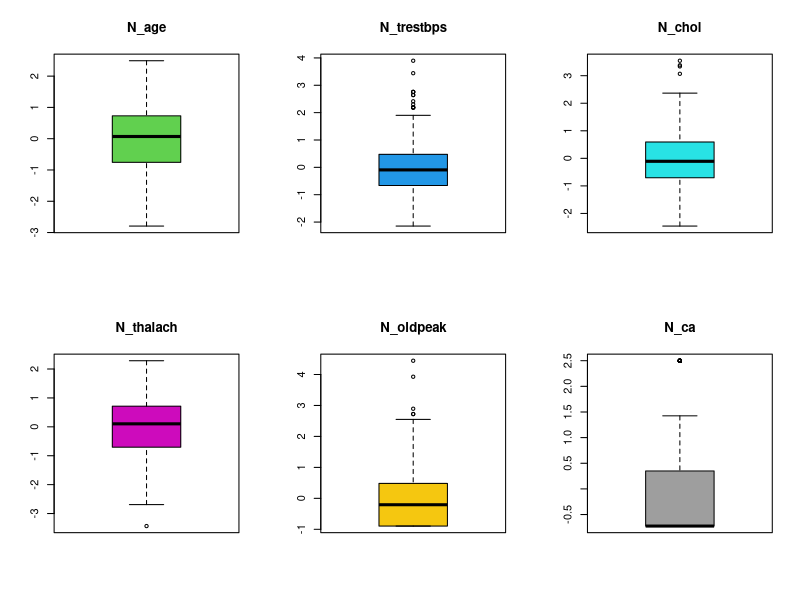
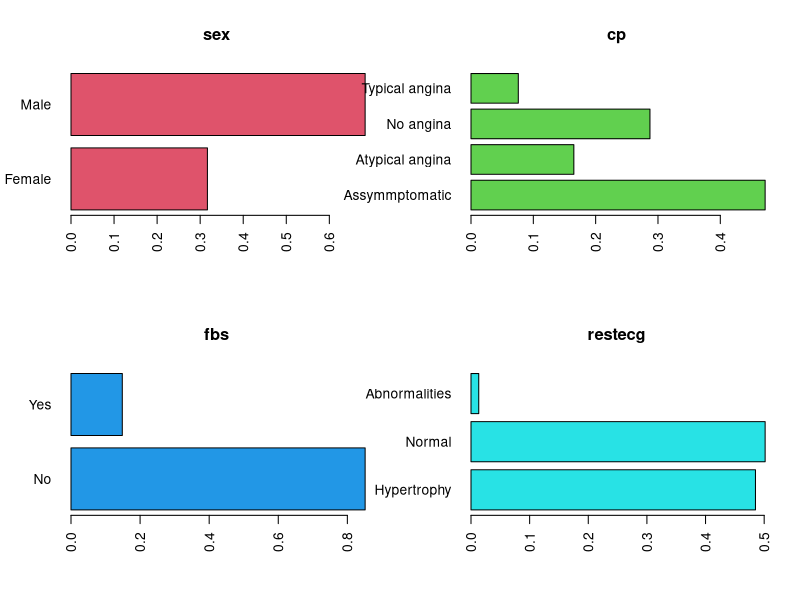
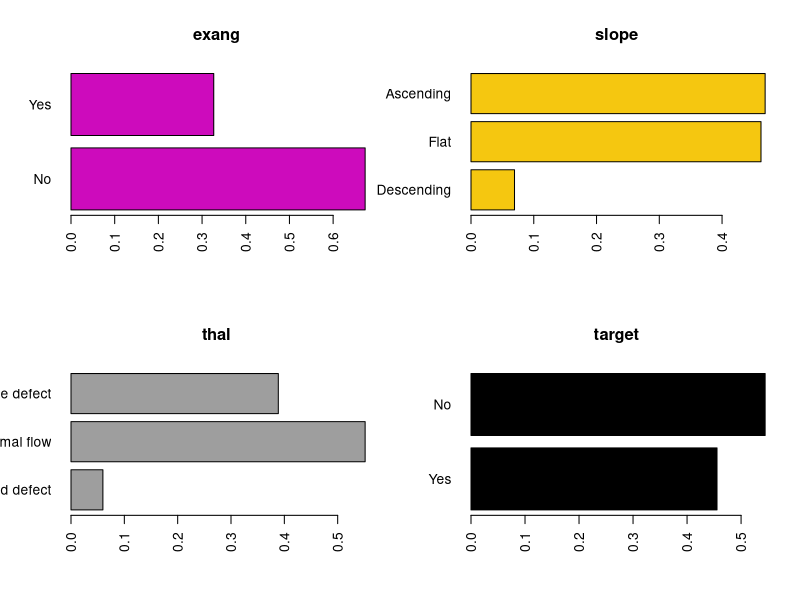

Write the R code that produced these figures, in order.
## ---- chunk 1
knitr::opts_chunk$set(echo = TRUE)
## ---- chunk 2
library(readr)
data <- read_delim("Data/heart_mod_2023-02-08(1).csv", delim = "p", escape_double = FALSE,locale = locale(decimal_mark = ",", grouping_mark = "."), trim_ws = TRUE)
## ---- chunk 3
data$sex <-  as.factor(data$sex)
levels(data$sex) <- c("Female", "Male")

data$cp <- as.factor(data$cp)
levels(data$cp) <- c("Assymmptomatic", "Atypical angina", "No angina", "Typical angina")

data$fbs <- as.factor(data$fbs)
levels(data$fbs) <- c("No", " Yes")

data$restecg <- as.factor(data$restecg)
levels(data$restecg) <- c("Hypertrophy", "Normal", "Abnormalities")

data$exang <- as.factor(data$exang)
levels(data$exang) <- c("No", "Yes")

data$slope <- as.factor(data$slope)
levels(data$slope) <- c("Descending", "Flat", "Ascending")

data$thal <- as.factor(data$thal)
levels(data$thal) <- c("Fixed defect","Normal flow", "Reversible defect")

data$target <- as.character(data$target)

data$target[data$target == "11"] <- 1
data$target[data$target == "O"] <- 0

data$target <- as.factor(data$target)
levels(data$target) <- c("Yes", "No")
## ---- chunk 4
data <- data[,-1]

type_class <- sapply(data, class)

data$oldpeak <- gsub(",", ".", data$oldpeak)
data$oldpeak <- as.numeric(data$oldpeak)

data_num <- data[,type_class %in% c("integer", "numeric")]
data_fac <- data[,type_class %in% c("factor")]
## ---- chunk 5
data_num$chol[data_num$chol == 5] <- NA
data_num$trestbps[data_num$trestbps == 1540] <- 154
data_num$age[data_num$age >= 100] <- data_num$age[data_num$age >= 100]/10

meantrestbps <- mean(data$trestbps,na.rm = TRUE)
data_num$trestbps[is.na(data_num$trestbps)] <- meantrestbps

meanchol <- mean(data$chol,na.rm = TRUE)
data_num$chol[is.na(data_num$chol)] <- meanchol

meanthalach <- mean(data$thalach,na.rm = TRUE)
data_num$thalach[is.na(data_num$thalach)] <- meanthalach

meanca <- mean(data$ca,na.rm = TRUE)
data_num$ca[is.na(data_num$ca)] <- meanca
## ---- chunk 6
centralizar_normalizar = function(var_num){
  centrada = var_num - mean(var_num, na.rm = TRUE)
  normalizada = centrada/sd(var_num, na.rm = TRUE)
  return (normalizada)
}

data_aux <- data_fac

for (i in 1:length(data_num)){
  data_aux[,paste0("N_", names(data_num)[i])] <- centralizar_normalizar(data_num[[i]])
}

data_num_N <- data_aux[,8:14]
data_fac_N <- data_aux[,1:8]
## ---- chunk 7

summary(data_num_N)
par(mfrow = c(2,3))
for (i in 2:length(data_num_N)){
  boxplot(data_num_N[i], main = names(data_num_N)[i], col = i + 1)
}

par(mfrow = c(2,2))
for(i in 1:4){
  barplot(prop.table(table(data_fac[i])), main = names(data_fac)[i], col = i + 1, las = 2, horiz = TRUE)
}

par(mfrow = c(2,2))
for(i in 5:8){
  barplot(prop.table(table(data_fac[i])), main = names(data_fac)[i], col = i + 1, las = 2, horiz = TRUE)
}
## ---- chunk 8
p_valores <- data.frame(matrix(NA, nrow = 1, ncol = length(data_num_N)-1))

mod <- glm(target ~ N_age, data = data_aux, family = binomial(link = "logit"))

mod <- glm(target ~ N_ca, data = data_aux, family = binomial(link = "logit"))

j = 1
for (i in data_aux){
  mod <- glm(target ~ i, data = data_aux, family = binomial(link = "logit"))
  valor <- coef(summary(mod))[2,4]
  p_valores[,j] <- valor
  j <- j+1
}
names(p_valores) <- names(data_aux)

p_valores <- subset(p_valores, select = -target)

p_valores
